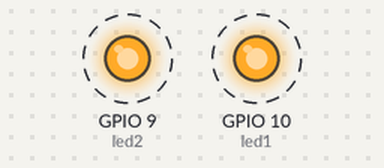
Recording of a program running on a simulated Seeed XIAO ESP32-C3. On the bench: output pins drawn as LEDs (lit = HIGH). Dashed ring = blinking.

Above: at 0.12 s.
Timing chart, 0 to 3.0 s (numbered marks = the images above):
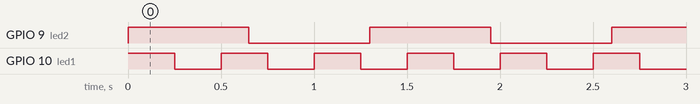

Measured:
- by itself, GPIO 9 (led2): alternates HIGH for 0.65 s and LOW for 0.65 s
- by itself, GPIO 10 (led1): alternates HIGH for 0.25 s and LOW for 0.25 s
- by itself, everything shown: repeats every 6.5 s, in 34 steps

The program:

main.cpp
```cpp
/*
        _          _ ______ _____ _____
       (_)        | |  ____|  __ \_   _|
  _ __  ___  _____| | |__  | |  | || |
 | '_ \| \ \/ / _ \ |  __| | |  | || |
 | |_) | |>  <  __/ | |____| |__| || |_
 | .__/|_/_/\_\___|_|______|_____/_____|
 | |
 |_|

https://links.pixeledi.eu
FreeRTOS LED Blink | 01.2025

*/
#include <Arduino.h>
const byte led1=D10;
const byte led2=D9;

void blinky1(void *parameter){
  pinMode(led1, OUTPUT);
  while(1){
    digitalWrite(led1, HIGH);
    delay(250);
    digitalWrite(led1, LOW);
    delay(250);
  }
}
void blinky2(void *parameter){
  pinMode(led2, OUTPUT);
  while(1){
    digitalWrite(led2, HIGH);
    delay(650);
    digitalWrite(led2, LOW);
    delay(650);
  }
}
void setup()
{
  Serial.begin(115200);

  xTaskCreate(
    blinky1, // Funktion
    "blinky1", // für debugging
    1024, // Stack size in word(!)
    NULL, // Parameter
    1, // Task priorität
    NULL // task handle
  );

 xTaskCreate(blinky2, "bliny2", 1024, NULL, 1, NULL);
}

void loop()
{
 // hier gibt es nichts zu tun
}
```
